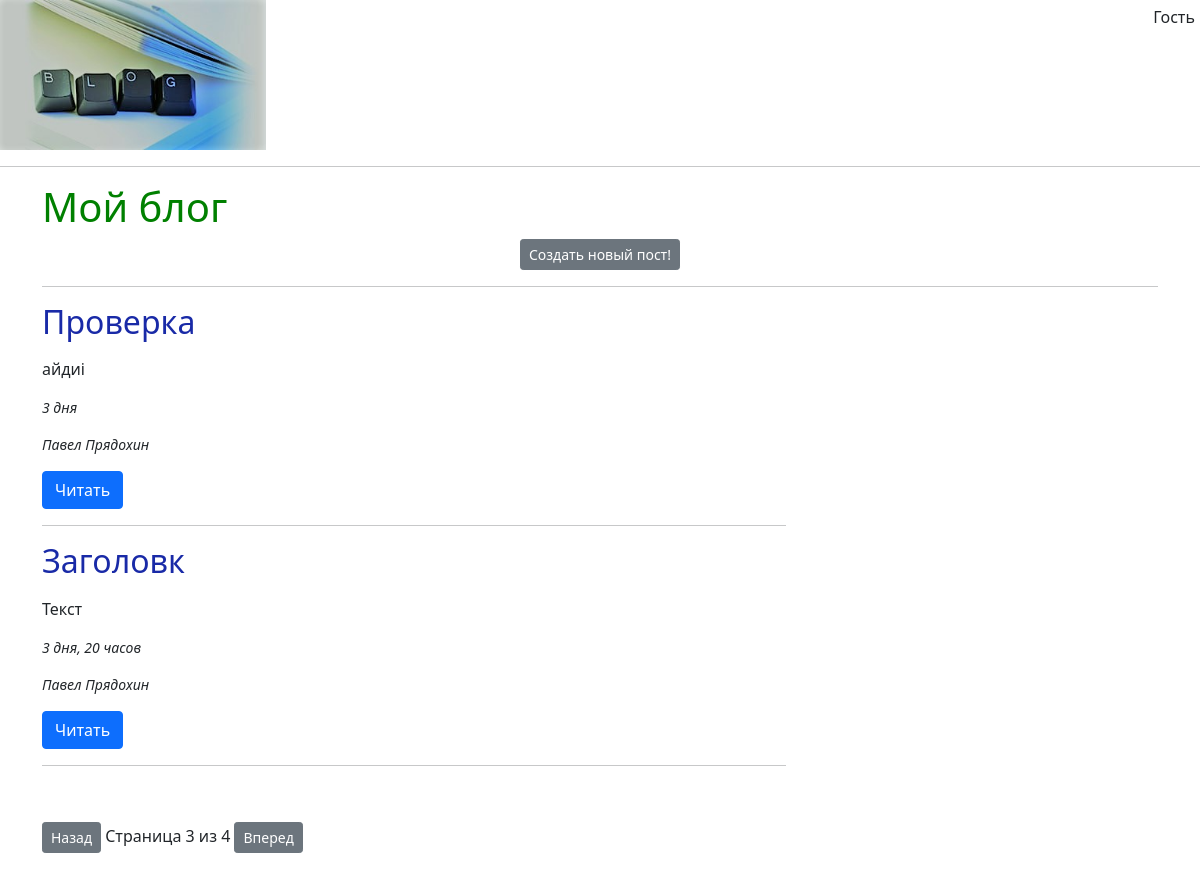
The page /posts/?page=3 on the database its author committed.
### posts/models.py (models this page shows, shortened)
class Post(models.Model):
    id=models.AutoField(primary_key=True)
    title=models.CharField('Заголовок',max_length=120)
    content=models.TextField('Текст')
    timestamp=models.DateTimeField('Дата создания',auto_now=False, auto_now_add=True )
    updated=models.DateTimeField('Дата обновления',auto_now=True, auto_now_add=False )
    post_likes=models.IntegerField(default=0)
    status=(('r1','Роман'),('p','Поэма'),('r2','Рассказ'),('s','Стих'))
    status= models.CharField('Жанр',choices=status,max_length=2,default='r1')
    post_author=models.ForeignKey('Author',on_delete=models.CASCADE,verbose_name='Автор поста',blank=True, null=True )
    image=models.ImageField('Картинкa',blank=True,null=True)
    class Meta:
        verbose_name='Пост'
        verbose_name_plural='Посты'
        db_table='posts'#задали название в БД
        ordering=['-timestamp']#порядок
    def get_url(self):
        return reverse('posts:detail',kwargs={'id':self.id})

class Author(models.Model):
    id=models.AutoField(primary_key=True)
    first_name=models.CharField('Имя',max_length=120)
    second_name=models.CharField('Фамилия',max_length=120)
    email=models.EmailField('Почта',max_length=254)
    class Meta:
        verbose_name='Автор'
        verbose_name_plural='Авторы'
        db_table='authors'
        ordering=['second_name','first_name']
    def __str__(self):
        return self.first_name+' '+self.second_name

### posts/views.py (the view)
# urls.py: path('',views.post_list, name='list')
def post_list(request):
    if request.user.is_authenticated:
        authenticated='Авторизированный пользователь'
    else:
        authenticated='Гость'
    queryset_list=Post.objects.all()
    paginator=Paginator(queryset_list,2)
    page_name='page'
    page=request.GET.get(page_name)
    try:
        queryset=paginator.get_page(page)
    except PageNotAnInteger:
        queryset=paginator.get_page(1)
    except EmptyPage:
        queryset=paginator.get_page(paginator.num_pages)
    content={
        'title':'post_list',
        'name':'Мой блог',
        'user':authenticated,
        'queryset':queryset
    }
    return render(request,'post_list.html',content)

### templates/post_list.html (shortened to what this page needs)
{% extends 'base.html'%}
{%block content%}
<h1>{{name}}</h1>
<div class="topright">{{user}}</div>
	<a href="{% url 'posts:create' %}" style="display: table; margin: 0 auto" class="btn btn-secondary btn-sm">Создать новый пост!</a>
<hr>
<div class="col-sm-8 col-sm-offset-2">
	{% for i in queryset%}
	<h2>{{i.title}}</h2>
	<p>{{i.content| linebreaks | truncatewords:10}}</p>
	<small><p><i>{{i.timestamp | timesince}}</i></p></small>
	<small><p><i>{{i.post_author}}</i></p></small>
	<p><a href="{{i.get_url}}" class="btn btn-primary" role="button">Читать</a></p>
	<hr>
	{% endfor%}
</div>
<p>&nbsp;</p>
<div class="pagination">
	<span class="step-links">
		{%if queryset.has_previous%}
		<a href="?page={{queryset.previous_page_number}} " type="button" class="btn btn-secondary btn-sm">Назад</a>
		{%endif%}
		<span class="current">
			Страница {{ queryset.number}} из {{queryset.paginator.num_pages}}
		</span>
		{%if queryset.has_next%}
		<a href="?page={{queryset.next_page_number}}" type="button" class="btn btn-secondary btn-sm">Вперед</a>
		{%endif%}
	</span>
</div>
<p>&nbsp;</p>
{%endblock content%}

### static/css/base.css (style rules this page uses)
h1 { color: green; }

### rows shown on the page
Post: title "Проверка", content "айдиi", timestamp "3 дня", post_author "Павел Прядохин"
Post: title "Заголовк", content "Текст", timestamp "3 дня, 20 часов", post_author "Павел Прядохин"

### other values the page prints
{{ name }} "Мой блог"
{{ user }} "Гость"
{{ queryset.number }} "3"
{{ queryset.paginator.num_pages }} "4"
